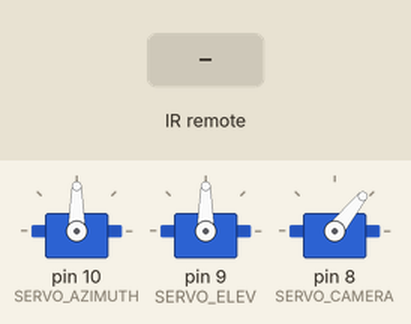
Bench run of a sketch on a simulated Arduino Uno, built with avr-gcc and run on an emulated ATmega328P. Parts: 3 × servo. The inputs (shaded band) are chosen by the test bench. What the sketch prints to the serial monitor is not drawn.

Above: at 1.46 s.
1.5 s: infrared code 0x40 received
At 4.46 s:
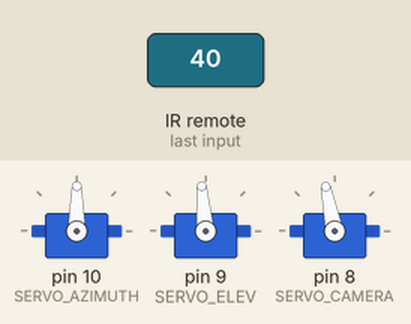
4.5 s: infrared code 0x40 received
At 7.46 s:
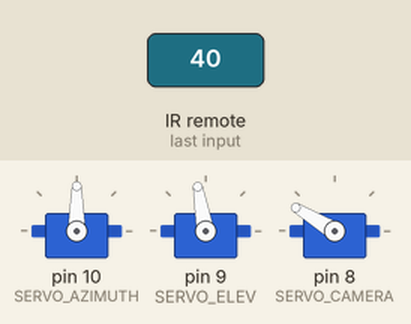
7.5 s: infrared code 0x41 received
At 8.13 s:
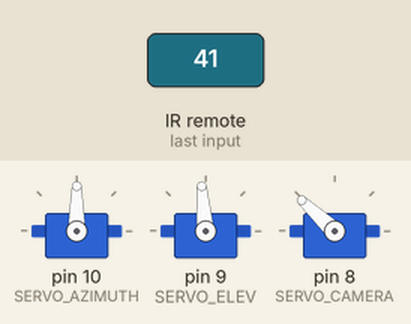
Timing chart, 0 to 16.5 s (numbered marks = the images above; inputs shaded):
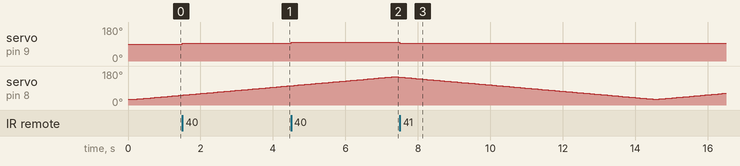

The sketch:

IR_control_sattelite_tracker_with_camera_servo.ino
```cpp
#include <IRremote.h>
#include <Servo.h>

// 📌 Пины
const int IR_RECEIVE_PIN = 12;
const int IR_POWER_PIN   = 13;
const int SERVO_AZIMUTH  = 10;
const int SERVO_ELEV     = 9;
const int SERVO_CAMERA   = 8;  // Серво камеры

// 🎮 Настройки телескопа
const int STEP_DEG = 5;
const bool REVERSE_AZ = false;
const bool REVERSE_EL = false;

// 📷 Настройки камеры (качание)
const int CAM_MIN = 30;       // Минимальный угол (°)
const int CAM_MAX = 150;      // Максимальный угол (°)
const int CAM_STEP = 1;       // Шаг за одно обновление (меньше = плавнее)
const unsigned long CAM_INTERVAL = 60; // Интервал в мс (больше = медленнее общий цикл)

Servo azServo;
Servo elServo;
Servo camServo;

int azAngle = 90;
int elAngle = 90;

int camAngle = CAM_MIN;
int camDir = 1; // 1 = вправо, -1 = влево
unsigned long lastCamUpdate = 0;

void setup() {
  Serial.begin(115200);

  // Питание ИК-приёмника
  pinMode(IR_POWER_PIN, OUTPUT);
  digitalWrite(IR_POWER_PIN, HIGH);
  delay(200);

  IrReceiver.begin(IR_RECEIVE_PIN, DISABLE_LED_FEEDBACK);

  // Подключение серво
  azServo.attach(SERVO_AZIMUTH);
  elServo.attach(SERVO_ELEV);
  camServo.attach(SERVO_CAMERA);

  // Начальные положения
  azServo.write(azAngle);
  elServo.write(elAngle);
  camServo.write(camAngle);

  Serial.println(F("✅ Телескоп и камера готовы."));
}

void loop() {
  // 🔍 1. Обработка ИК-сигналов
  if (IrReceiver.decode()) {
    if (!(IrReceiver.decodedIRData.flags & IRDATA_FLAGS_IS_REPEAT)) {
      uint8_t cmd = IrReceiver.decodedIRData.command;
      bool changed = false;

      switch (cmd) {
        case 0x40: // Вверх
          elAngle = REVERSE_EL ? max(elAngle - STEP_DEG, 0) : min(elAngle + STEP_DEG, 180);
          changed = true; break;
        case 0x41: // Вниз
          elAngle = REVERSE_EL ? min(elAngle + STEP_DEG, 180) : max(elAngle - STEP_DEG, 0);
          changed = true; break;
        case 0x06: // Вправо
          azAngle = REVERSE_AZ ? max(azAngle - STEP_DEG, 0) : min(azAngle + STEP_DEG, 180);
          changed = true; break;
        case 0x07: // Влево
          azAngle = REVERSE_AZ ? min(azAngle + STEP_DEG, 180) : max(azAngle - STEP_DEG, 0);
          changed = true; break;
      }

      if (changed) {
        azServo.write(azAngle);
        elServo.write(elAngle);
        Serial.print(F("🔭 Az: ")); Serial.print(azAngle);
        Serial.print(F("° | El: ")); Serial.print(elAngle);
        Serial.println(F("°"));
      }
    }
    IrReceiver.resume(); // Всегда вызываем в конце декодирования
  }

  // 📷 2. Фоновое качание камеры (не блокирует loop)
  unsigned long now = millis();
  if (now - lastCamUpdate >= CAM_INTERVAL) {
    lastCamUpdate = now;

    camAngle += camDir * CAM_STEP;
    if (camAngle >= CAM_MAX) {
      camAngle = CAM_MAX;
      camDir = -1; // Меняем направление
    } else if (camAngle <= CAM_MIN) {
      camAngle = CAM_MIN;
      camDir = 1;  // Меняем направление
    }
    camServo.write(camAngle);
  }
}
```

Measured:
- after the input at 1.5 s, servo on pin 9 (SERVO_ELEV): 90° → 95° at once
- after the input at 4.5 s, servo on pin 9 (SERVO_ELEV): 95° → 100° at once
- after the input at 7.5 s, servo on pin 9 (SERVO_ELEV): 100° → 95° at once
